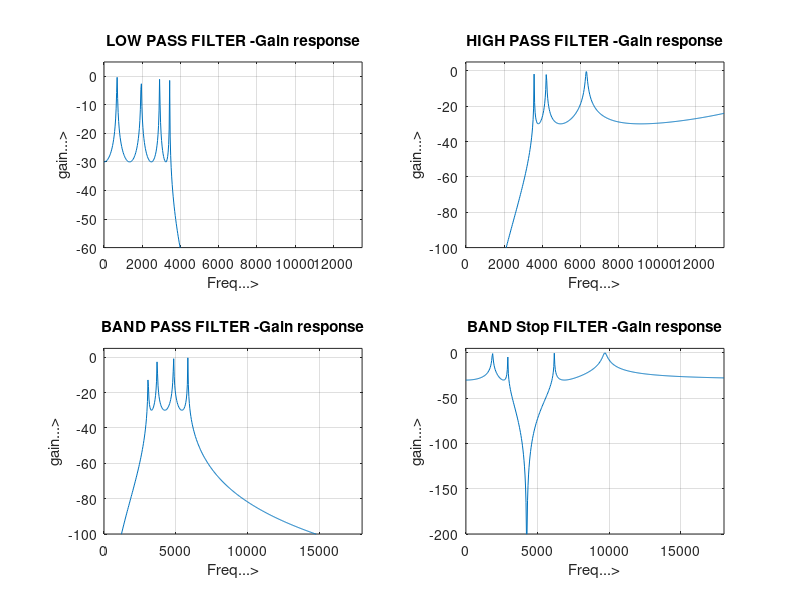

MATLAB code for this plot:
Fp=3500;%Pass band frequencies
Fs=4500;%Stop band edge frequencies
Wp=2*pi*Fp;
Ws=2*pi*Fs;
[N,wn]=cheb1ord(Wp,Ws,0.5,30,'s');
[b,a]=cheby1(N,30,wn,'s');
wa=0:(3*Ws)/511:3*Ws;
h=freqs(b,a,wa);
subplot(2,2,1);
plot(wa/(2*pi),20*log10(abs(h)));
grid
xlabel('Freq...>');
ylabel('gain...>');
title('LOW PASS FILTER -Gain response');
axis([0 3*Fs -60 5]);

%High pass filter
Fp=3500;
Fs=4500;
Wp=2*pi*Fp;
Ws=2*pi*Fs;
[N,wn]=cheb1ord(Wp,Ws,0.5,30,'s');
[b,a]=cheby1(N,30,wn,'high','s');
wa=0:(3*Ws)/511:3*Ws;
h=freqs(b,a,wa);
subplot(2,2,2);
plot(wa/(2*pi),20*log10(abs(h)));
grid
xlabel('Freq...>');
ylabel('gain...>');
title('HIGH PASS FILTER -Gain response');
axis([0 3*Fs -100 5]);

%Band pass filter
Fp=3000;
Fs=6000;
Wp=2*pi*Fp;
Ws=2*pi*Fs;
[N]=cheb1ord(Wp,Ws,0.5,30,'s');
[wn]=[Wp,Ws];
[b,a]=cheby1(N,30,wn,'s');
wa=0:(3*Ws)/511:3*Ws;
h=freqs(b,a,wa);
subplot(2,2,3);
plot(wa/(2*pi),20*log10(abs(h)));
grid
xlabel('Freq...>');
ylabel('gain...>');
title('BAND PASS FILTER -Gain response');
axis([0 3*Fs -100 5]);

%Band Stop Filter
Fp=3000;
Fs=6000;
Wp=2*pi*Fp;
Ws=2*pi*Fs;
[N]=cheb1ord(Wp,Ws,0.5,30,'s');
[wn]=[Wp,Ws];
[b,a]=cheby1(N,30,wn,'stop','s');
wa=0:(3*Ws)/511:3*Ws;
h=freqs(b,a,wa);
subplot(2,2,4);
%figure;
plot(wa/(2*pi),20*log10(abs(h)));
grid
xlabel('Freq...>');
ylabel('gain...>');
title('BAND Stop FILTER -Gain response');
axis([0 3*Fs -200 5]);
